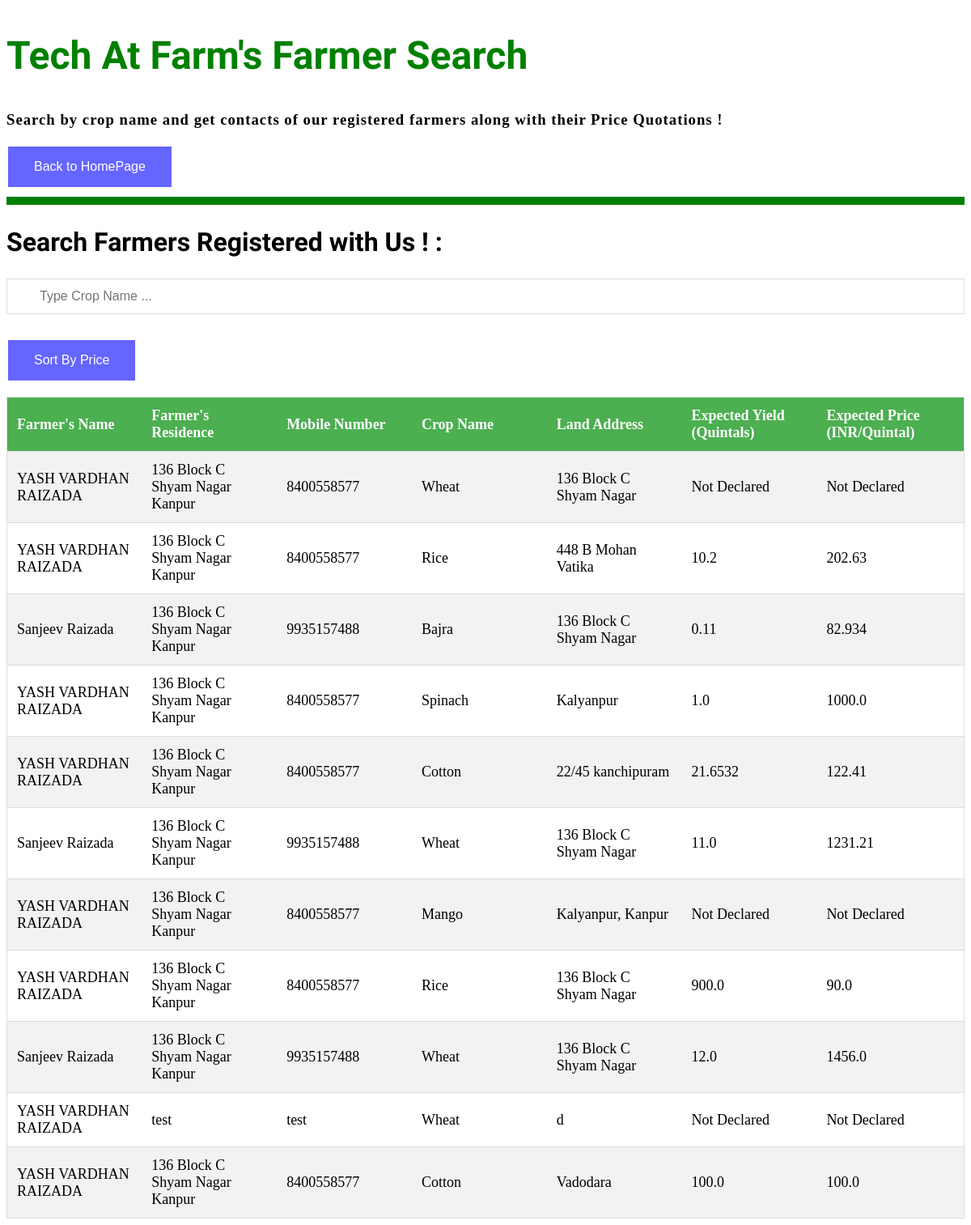
Page /dbms/farmerSearch/ on the committed database.
### dbms/models.py (models this page shows, shortened)
class Land(models.Model):
    user_name = models.ForeignKey(Data, on_delete = models.CASCADE)
    land_name = models.CharField(max_length= 20)
    land_address = models.CharField(max_length=100)
    district = models.CharField(max_length = 20, default = 'Kanpur')
    soil_type = models.CharField(max_length = 20)
    crop_grown = models.CharField(max_length = 20)
    moisture_requirement = models.PositiveIntegerField(default=0)
    threshold_moisture = models.PositiveIntegerField(default=0)
    expected_yield = models.FloatField(default = 0.0)
    expected_price = models.FloatField(default = 0.0)
    system_id = models.CharField(max_length = 10, default = 'None')
    system_ip = models.GenericIPAddressField(default="0.0.0.0")
    average_moisture = models.FloatField(default = 0.0)
    last_update = models.DateTimeField(auto_now=False, auto_now_add=False, default='2019-06-17 10:47:00.000000')
    request_status = models.CharField(max_length = 7, choices = (('True','True'), ('False','False'), ('Pending', 'Pending')), default = 'False')

class Data(models.Model):
    user_name = models.CharField(max_length=20, primary_key = True)
    name = models.CharField(max_length=20)
    mobile_number = models.CharField(max_length=10)
    residence = models.CharField(max_length=200)
    aadhar = models.CharField(max_length=12)
    password = models.CharField(max_length=12)

### dbms/views.py (the view)
# urls.py: path('farmerSearch/', views.farmerSearch, name = 'farmerSearch'),
def farmerSearch(request):
    return render(request, 'dbms/searchFarmer.html', {'lands': Land.objects.all()})

### dbms/templates/dbms/searchFarmer.html (shortened to what this page needs)
{% load static %}
<!DOCTYPE html>
<html>
<head>
</head>
<body>
<h2 style="color:green; font-size:3rem; font-family: 'Montserrat Subrayada', sans-serif";>Tech At Farm's Farmer Search </h2>
<h3 style="letter-spacing:1px;">Search by crop name and get contacts of our registered farmers along with their Price Quotations !</h3>
<form action="/dbms/">
    <input type="submit" value="Back to HomePage" class="button">
</form>
<hr style="border:solid 5px; border-color:green;">
<h2 style="font-size:2rem;font-family:'Philosopher', sans-serif;">Search Farmers Registered with Us ! :</h2>
<input type="text" id="myInput" onkeyup="myFunction()" placeholder="Type Crop Name ..." title="Type in a name">
<p><button class="button" onclick="sortTable()">Sort By Price</button></p>
<table id="myTable">
  <tr class="header">
    <th style="width:10%;">Farmer's Name</th>
    <th style="width:10%;">Farmer's Residence</th>
    <th style="width:10%;">Mobile Number</th>
    <th style="width:10%;">Crop Name</th>
    <th style="width:10%;">Land Address</th>
    <th style="width:10%;">Expected Yield (Quintals)</th>
    <th style="width:10%;">Expected Price (INR/Quintal)</th>
  </tr>
  {% for land in lands %}
  <tr>
      <td>{{land.user_name.name}}</td>
      <td>{{land.user_name.residence}}</td>
      <td>{{land.user_name.mobile_number}}</td>
      <td>{{land.crop_grown}}</td>
      <td>{{land.land_address}}</td>
      {% if land.expected_yield == 0.0 %}
      <td>Not Declared</td>
      {% else %}
      <td>{{land.expected_yield}}</td>
      {% endif %}
      {% if land.expected_price == 0.0 %}
      <td>Not Declared</td>
      {% else %}
      <td>{{land.expected_price}}</td>
      {% endif %}
  </tr>
  {% endfor %}
</table>
</body>
</html>

### dbms/templates/dbms/searchFarmer.html (style rules this page uses)
* { box-sizing: border-box; }
#myInput { background-image: url('/css/searchicon.png'); background-position: 10px 10px; background-repeat: no-repeat; width: 100%; font-size: 16px; padding: 12px 20px 12px 40px; border: 1px solid #ddd; margin-bottom: 12px; }
#myTable { border-collapse: collapse; width: 100%; border: 1px solid #ddd; font-size: 18px; }
#myTable th, #myTable td { text-align: left; padding: 12px; }
#myTable tr { border-bottom: 1px solid #ddd; }
#myTable tr.header, #myTable tr:hover { background-color: #f1f1f1; }
.button { background-color: blue; border: none; color: white; padding: 16px 32px; text-align: center; font-size: 16px; margin: 4px 2px; opacity: 0.6; transition: 0.3s; display: inline-block; text-decoration: none; cursor: pointer; }
table { border-collapse: collapse; width: 100%; }
th, td { text-align: left; padding: 8px; }
tr:nth-child(even) { background-color: #f2f2f2 }
th { background-color: #4CAF50; color: white; }

### rows in the picture
Land: user_name.name "YASH VARDHAN RAIZADA", user_name.residence "136 Block C Shyam Nagar Kanpur", user_name.mobile_number "8400558577", crop_grown "Wheat", land_address "136 Block C Shyam Nagar", expected_yield "Not Declared", expected_price "Not Declared"
Land: user_name.name "YASH VARDHAN RAIZADA", user_name.residence "136 Block C Shyam Nagar Kanpur", user_name.mobile_number "8400558577", crop_grown "Rice", land_address "448 B Mohan Vatika", expected_yield "10.2", expected_price "202.63"
Land: user_name.name "Sanjeev Raizada", user_name.residence "136 Block C Shyam Nagar Kanpur", user_name.mobile_number "9935157488", crop_grown "Bajra", land_address "136 Block C Shyam Nagar", expected_yield "0.11", expected_price "82.934"
Land: user_name.name "YASH VARDHAN RAIZADA", user_name.residence "136 Block C Shyam Nagar Kanpur", user_name.mobile_number "8400558577", crop_grown "Spinach", land_address "Kalyanpur", expected_yield "1.0", expected_price "1000.0"
Land: user_name.name "YASH VARDHAN RAIZADA", user_name.residence "136 Block C Shyam Nagar Kanpur", user_name.mobile_number "8400558577", crop_grown "Cotton", land_address "22/45 kanchipuram", expected_yield "21.6532", expected_price "122.41"
Land: user_name.name "Sanjeev Raizada", user_name.residence "136 Block C Shyam Nagar Kanpur", user_name.mobile_number "9935157488", crop_grown "Wheat", land_address "136 Block C Shyam Nagar", expected_yield "11.0", expected_price "1231.21"
Land: user_name.name "YASH VARDHAN RAIZADA", user_name.residence "136 Block C Shyam Nagar Kanpur", user_name.mobile_number "8400558577", crop_grown "Mango", land_address "Kalyanpur, Kanpur", expected_yield "Not Declared", expected_price "Not Declared"
Land: user_name.name "YASH VARDHAN RAIZADA", user_name.residence "136 Block C Shyam Nagar Kanpur", user_name.mobile_number "8400558577", crop_grown "Rice", land_address "136 Block C Shyam Nagar", expected_yield "900.0", expected_price "90.0"
Land: user_name.name "Sanjeev Raizada", user_name.residence "136 Block C Shyam Nagar Kanpur", user_name.mobile_number "9935157488", crop_grown "Wheat", land_address "136 Block C Shyam Nagar", expected_yield "12.0", expected_price "1456.0"
Land: user_name.name "YASH VARDHAN RAIZADA", user_name.residence "test", user_name.mobile_number "test", crop_grown "Wheat", land_address "d", expected_yield "Not Declared", expected_price "Not Declared"
Land: user_name.name "YASH VARDHAN RAIZADA", user_name.residence "136 Block C Shyam Nagar Kanpur", user_name.mobile_number "8400558577", crop_grown "Cotton", land_address "Vadodara", expected_yield "100.0", expected_price "100.0"
